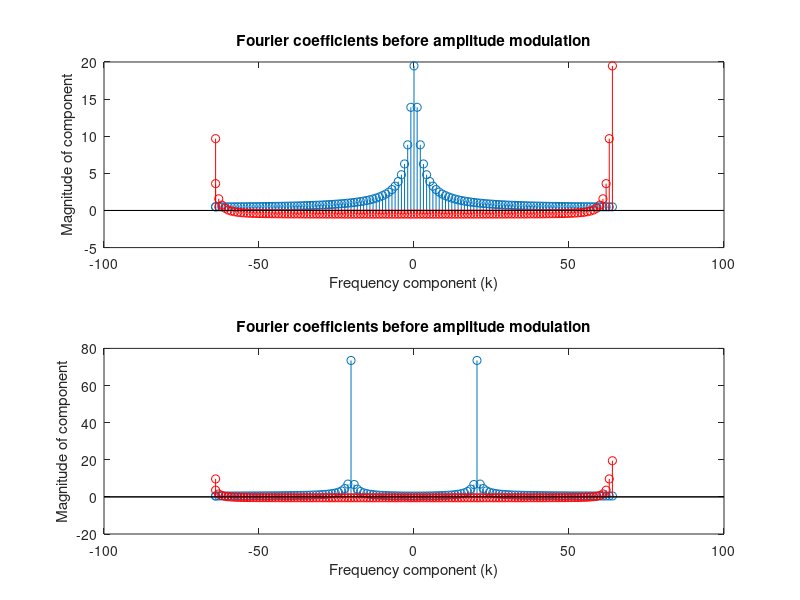

Here is the MATLAB script that generated this plot:
function doi
  
    T = 128;
    t = 1 : 1 : T;
    fc = 20 / T;
    a = 0.05;
    s = exp(-a * t);
    DFT = zeros(1, T);
    
    for k = 1 : 1 : T
        for n = 1 : 1 : T
            DFT(k) += s(n) * exp(-j * 2 * pi * k * n / T);
        endfor    
    endfor
  
    subplot(2, 1, 1);
    fx = zeros(1, T);
    findex = T / 2 * linspace(0, 1, T / 2);
    fx((T / 2) + 1 : end) = findex;
    fx(1 : T / 2) = [-T / 2, -findex(end : -1 : 2)];
    fs = fft(s);
    stem(fx, abs(fftshift(fs)));
    xlabel('Frequency component (k)');
    ylabel('Magnitude of component');
    title('Fourier coefficients before amplitude modulation');
    hold
    stem(fx, DFT, 'r');
    
    % -------------------------------------------------------------------------
    
    x = zeros(1, T);
    
    for _t = 1 : 1 : T
        x(_t) = (1 + s(_t)) * cos(2 * pi * fc * _t);
    endfor
  
    subplot(2, 1, 2);
    fx = zeros(1, T);
    findex = T / 2 * linspace(0, 1, T / 2);
    fx((T / 2) + 1 : end) = findex;
    fx(1 : T / 2) = [-T / 2, -findex(end : -1 : 2)];
    fs = fft(x);
    stem(fx, abs(fftshift(fs)));
    xlabel('Frequency component (k)');
    ylabel('Magnitude of component');
    title('Fourier coefficients before amplitude modulation');
    hold
    stem(fx, DFT, 'r');
  
endfunction
